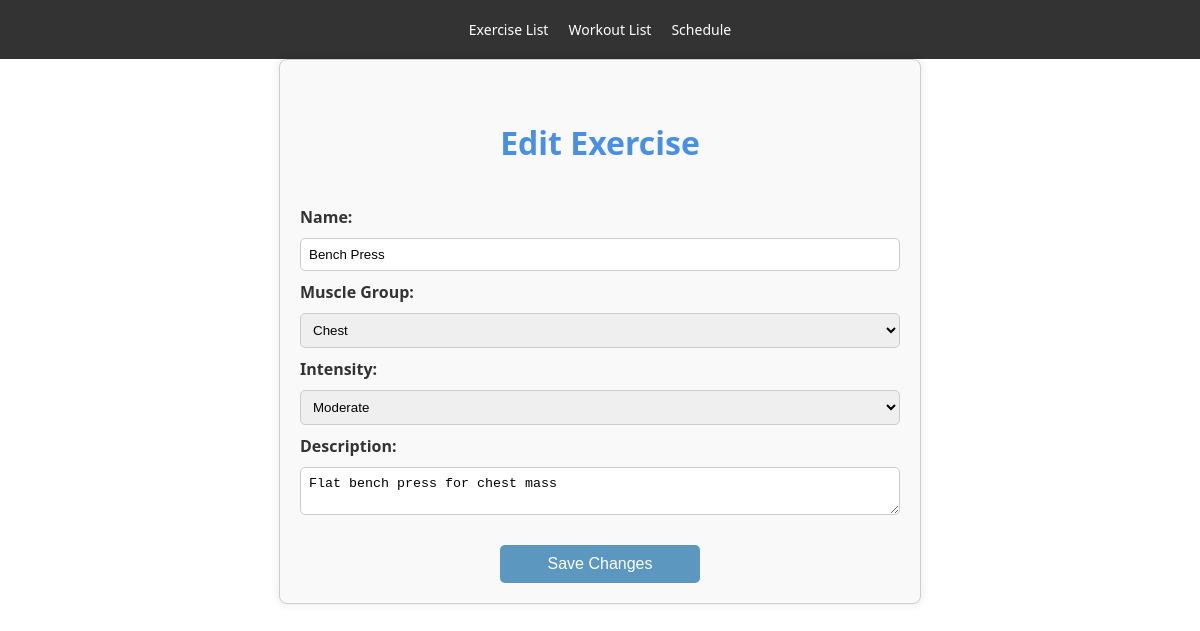
/edit-exercise/4, run on the app's committed database.
### tables this page shows
CREATE TABLE Exercise (
    exercise_id INTEGER PRIMARY KEY,
    name TEXT,
    exercise_detail_id INTEGER,
    rating INTEGER CHECK (rating >= 1 AND rating <= 10),
    intensity TEXT CHECK (intensity IN ('Light', 'Moderate', 'Vigorous')),
    muscle_group TEXT CHECK (muscle_group IN ('Chest', 'Back', 'Shoulders', 'Arms', 'Abdominals', 'Lower Back', 'Hips', 'Thighs', 'Legs', 'Adductors and Abductors')),
    description TEXT,
    FOREIGN KEY (exercise_detail_id) REFERENCES Exercise_Detail(exercise_detail_id)
);

### app.py (the view)
@app.route('/edit-exercise/<int:exercise_id>', methods=['GET', 'POST'])
def edit_exercise(exercise_id):
    db = get_db()
    if request.method == 'POST':
        name = request.form['name']
        muscle_group = request.form['muscle_group']
        intensity = request.form.get('intensity', '')
        description = request.form.get('description', '')
        db.execute("UPDATE Exercise SET name=?, muscle_group=?, intensity=?, description=? WHERE exercise_id=?", (name, muscle_group, intensity, description, exercise_id))
        db.commit()
        return redirect(url_for('exercise_list'))
    else:
        cur = db.cursor()
        cur.execute("SELECT * FROM Exercise WHERE exercise_id = ?", (exercise_id,))
        exercise = cur.fetchone()
        return render_template('edit-exercise.html', exercise=exercise)

### app.py (called while the page is built)
def get_db():
    if 'sqlite_db' not in g:
        g.sqlite_db = sqlite3.connect(DATABASE)
        g.sqlite_db.row_factory = sqlite3.Row
    return g.sqlite_db

### templates/edit-exercise.html (shortened to what this page needs)
<!DOCTYPE html>
<html lang="en">
<head>
    <link rel="stylesheet" href="{{ url_for('static', filename='styles.css') }}">
</head>
<body>
    <header>
        <nav>
            <ul>
                <li><a href="{{ url_for('exercise_list') }}">Exercise List</a></li>
                <li><a href="{{ url_for('workout_list') }}">Workout List</a></li>
                <li><a href="{{ url_for('schedule') }}">Schedule</a></li>
            </ul>
        </nav>
    </header>
    <div class="form-container">
        <h1>Edit Exercise</h1>
        <form action="{{ url_for('edit_exercise', exercise_id=exercise.exercise_id) }}" method="post">
            <label for="name">Name:</label>
            <input type="text" id="name" name="name" value="{{ exercise.name }}" required>
            <label for="muscle_group">Muscle Group:</label>
            <select id="muscle_group" name="muscle_group" required>
                <option value="Chest" {% if exercise.muscle_group == 'Chest' %} selected {% endif %}>Chest</option>
            </select>
            <label for="intensity">Intensity:</label>
            <select id="intensity" name="intensity" required>
                <option value="Moderate" {% if exercise.intensity == 'Moderate' %} selected {% endif %}>Moderate</option>
            </select>
            <label for="description">Description:</label>
            <textarea id="description" name="description" required>{{ exercise.description }}</textarea>
            <button type="submit">Save Changes</button>
        </form>
    </div>
</body>
</html>

### static/styles.css (style rules this page uses)
body { font-family: 'Segoe UI', Tahoma, Geneva, Verdana, sans-serif; margin: 0; padding: 0; background-color: #ffffff; color: #333; height: 100vh; }
h1 { color: #4a90e2; text-align: center; padding: 20px 0; }
ul { list-style-type: none; padding: 0; }
li { font-size: 14px; color: #555; }
.form-container { width: 80%; max-width: 600px; margin: 0 auto; padding: 20px; border: 1px solid #ccc; border-radius: 8px; background-color: #f9f9f9; box-shadow: 0 0 10px rgba(0, 0, 0, 0.1); }
.form-container form { display: grid; gap: 10px; }
.form-container label { font-weight: bold; }
.form-container input, .form-container select, .form-container textarea { width: 100%; padding: 8px; border: 1px solid #ccc; border-radius: 5px; box-sizing: border-box; }
.form-container button { display: block; width: 200px; margin: 20px auto 0; padding: 10px; font-size: 16px; color: #fff; background-color: #5c97bf; border: none; border-radius: 5px; cursor: pointer; text-align: center; text-decoration: none; }
button, .btn { padding: 8px 15px; margin-right: 5px; font-size: 14px; color: #fff; background-color: #5c97bf; border: none; border-radius: 5px; cursor: pointer; }
nav { background: #333; color: #fff; padding: 20px 0; text-align: center; }
nav ul { padding: 0; margin: 0; display: flex; justify-content: center; }
nav ul li { display: inline-block; margin-right: 20px; }
nav ul li:last-child { margin-right: 0; }
nav ul li a { color: #fff; text-decoration: none; }
.input[type="text"], textarea { border: 1px solid #ccc; border-radius: 4px; }

### data on the page
Exercise: name "Bench Press", muscle_group "Chest", intensity "Moderate", description "Flat bench press for chest mass"
